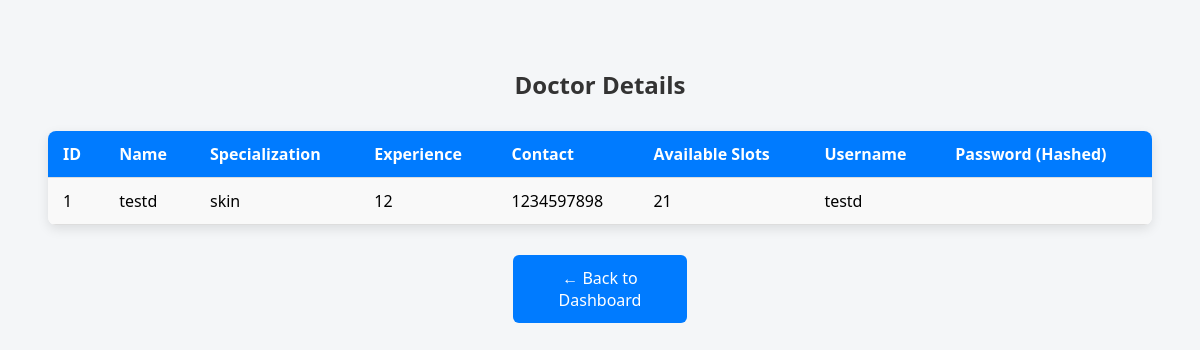
/admin/view_doctors (signed in), run on the app's committed database.
### tables this page shows
CREATE TABLE doctor_logins (
            doctor_id INTEGER PRIMARY KEY,
            username TEXT UNIQUE NOT NULL,
            password TEXT NOT NULL,
            FOREIGN KEY (doctor_id) REFERENCES doctors(id));

CREATE TABLE doctors (
            id INTEGER PRIMARY KEY AUTOINCREMENT,
            name TEXT NOT NULL,
            specialization TEXT NOT NULL,
            experience INTEGER NOT NULL,
            contact TEXT,
            available_slots INTEGER NOT NULL);

### app.py (the view)
@app.route('/admin/view_doctors')
def view_doctors():
    if 'admin' in session:
        conn = get_db()
        cursor = conn.cursor()
        cursor.execute("""
            SELECT d.*, l.username FROM doctors d
            JOIN doctor_logins l ON d.id = l.doctor_id
        """)
        doctors = cursor.fetchall()
        conn.close()
        return render_template('view_doctors.html', doctors=doctors)
    return redirect('/admin')

### db.py (called while the page is built)
def get_db():
    conn = sqlite3.connect(DATABASE)
    conn.row_factory = sqlite3.Row
    return conn

### templates/view_doctors.html (shortened to what this page needs)
<!DOCTYPE html>
<html lang="en">
<head>
</head>
<body>
    <h2>Doctor Details</h2>
    <table>
        <tr>
            <th>ID</th>
            <th>Name</th>
            <th>Specialization</th>
            <th>Experience</th>
            <th>Contact</th>
            <th>Available Slots</th>
            <th>Username</th>
            <th>Password (Hashed)</th>
        </tr>
        {% for doc in doctors %}
        <tr>
            <td>{{ doc[0] }}</td>
            <td>{{ doc[1] }}</td>
            <td>{{ doc[2] }}</td>
            <td>{{ doc[3] }}</td>
            <td>{{ doc[4] }}</td>
            <td>{{ doc[5] }}</td>
            <td>{{ doc[6] }}</td>
            <td>{{ doc[7] }}</td>
        </tr>
        {% endfor %}
    </table>
    <a href="/admin/dashboard" class="back-btn">← Back to Dashboard</a>
</body>
</html>

### templates/view_doctors.html (style rules this page uses)
body { font-family: 'Segoe UI', sans-serif; background-color: #f4f6f8; padding: 40px; }
h2 { text-align: center; color: #333; margin-bottom: 30px; }
table { width: 100%; border-collapse: collapse; margin: auto; background-color: white; box-shadow: 0 4px 12px rgba(0, 0, 0, 0.1); border-radius: 8px; overflow: hidden; }
th, td { padding: 12px 15px; text-align: left; border-bottom: 1px solid #ddd; }
th { background-color: #007BFF; color: white; }
tr:nth-child(even) { background-color: #f9f9f9; }
.back-btn { display: block; width: 150px; margin: 30px auto 0; padding: 12px; text-align: center; background-color: #007BFF; color: white; border: none; border-radius: 6px; text-decoration: none; font-size: 16px; transition: background-color 0.3s ease; }

### data on the page
doctor_logins: doc "1", name "testd", specialization "skin", experience "12", contact "1234597898", available_slots "21", username "testd"
